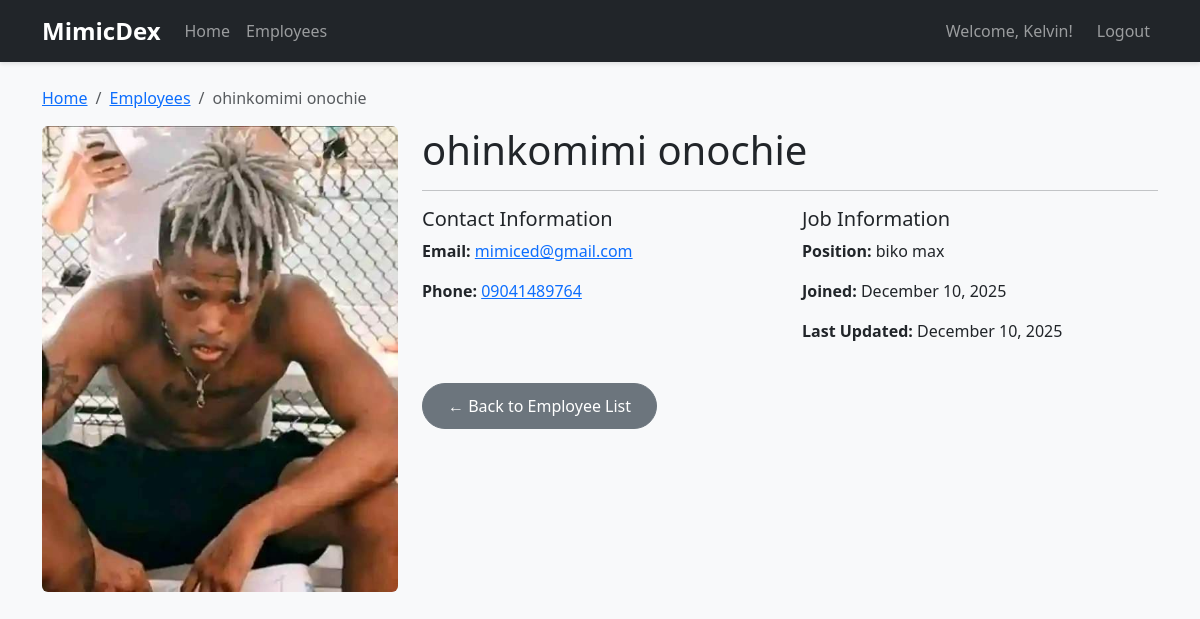
/employees/2/ (signed in), run on the app's committed database.
### employees/models.py (models this page shows, shortened)
class Employee(models.Model):
    first_name = models.CharField(max_length=100)
    last_name = models.CharField(max_length=100)
    photo = models.ImageField(upload_to='images')
    designation = models.CharField(max_length=100)
    email_address =models.EmailField(max_length=100, unique=True)
    Phone_number = models.CharField(max_length=12, blank=True)
    created_at = models.DateTimeField(auto_now_add=True)
    updated_at = models.DateTimeField(auto_now=True)

### employees/views.py (the view)
# urls.py: path('<int:pk>/', views.employee_detail, name='employee_detail'),
@login_required
def employee_detail(request, pk):
    employee = Employee.objects.get(pk=pk)
    return render(request, 'employees/employee_detail.html', {'employee': employee})

### templates/employees/employee_detail.html (shortened to what this page needs)
{% load static %}
<!DOCTYPE html>
<html lang="en">
<head>
    <link href="https://cdn.jsdelivr.net/npm/bootstrap@5.3.8/dist/css/bootstrap.min.css" rel="stylesheet">
    <link rel="stylesheet" href="{% static 'css/style.css' %}">
</head>
<body>
    <nav class="navbar navbar-expand-lg navbar-dark bg-dark">
        <div class="container">
            <a class="navbar-brand" href="{% url 'home' %}">MimicDex</a>
            <div class="navbar-nav me-auto">
                <a class="nav-link" href="{% url 'home' %}">Home</a>
                <a class="nav-link" href="{% url 'employees:employee_list' %}">Employees</a>
            </div>
            <div class="navbar-nav">
                {% if user.is_authenticated %}
                    <span class="navbar-text me-3">Welcome, {{ user.first_name|default:user.username }}!</span>
                    <a class="nav-link" href="{% url 'logout' %}">Logout</a>
                {% else %}
                    <a class="nav-link" href="{% url 'login' %}">Login</a>
                    <a class="nav-link" href="{% url 'signup' %}">Sign Up</a>
                {% endif %}
            </div>
        </div>
    </nav>
    <div class="container mt-4">
        <div class="row">
            <div class="col-12">
                <nav aria-label="breadcrumb">
                    <ol class="breadcrumb">
                        <li class="breadcrumb-item"><a href="{% url 'home' %}">Home</a></li>
                        <li class="breadcrumb-item"><a href="{% url 'employees:employee_list' %}">Employees</a></li>
                        <li class="breadcrumb-item active">{{ employee.first_name }} {{ employee.last_name }}</li>
                    </ol>
                </nav>
            </div>
        </div>
        <div class="row">
            <div class="col-md-4">
                {% if employee.photo %}
                    <img src="{{ employee.photo.url }}" class="img-fluid rounded" alt="{{ employee.first_name }}">
                {% else %}
                    <div class="bg-light rounded d-flex align-items-center justify-content-center" style="height: 300px;">
                        <span class="text-muted">No Photo Available</span>
                    </div>
                {% endif %}
            </div>
            <div class="col-md-8">
                <h1>{{ employee.first_name }} {{ employee.last_name }}</h1>
                <hr>
                <div class="row">
                    <div class="col-sm-6">
                        <h5>Contact Information</h5>
                        <p><strong>Email:</strong> <a href="mailto:{{ employee.email_address }}">{{ employee.email_address }}</a></p>
                        {% if employee.Phone_number %}
                            <p><strong>Phone:</strong> <a href="tel:{{ employee.Phone_number }}">{{ employee.Phone_number }}</a></p>
                        {% endif %}
                    </div>
                    <div class="col-sm-6">
                        <h5>Job Information</h5>
                        <p><strong>Position:</strong> {{ employee.designation }}</p>
                        <p><strong>Joined:</strong> {{ employee.created_at|date:"F d, Y" }}</p>
                        <p><strong>Last Updated:</strong> {{ employee.updated_at|date:"F d, Y" }}</p>
                    </div>
                </div>
                <div class="mt-4">
                    <a href="{% url 'employees:employee_list' %}" class="btn btn-secondary">← Back to Employee List</a>
                </div>
            </div>
        </div>
    </div>
</body>
</html>

### mysite/static/css/style.css (style rules this page uses)
body { font-family: 'Segoe UI', Tahoma, Geneva, Verdana, sans-serif; background-color: #f8f9fa; }
.navbar-brand { font-weight: bold; font-size: 1.5rem; }
.btn { border-radius: 25px; padding: 10px 25px; font-weight: 500; }
.navbar { box-shadow: 0 2px 4px rgba(0,0,0,0.1); }
.breadcrumb { background-color: transparent; padding: 0; }

### data on the page
Employee: first_name "ohinkomimi", last_name "onochie", photo (picture), email_address "mimiced@gmail.com", Phone_number "09041489764", designation "biko max", created_at "December 10, 2025", updated_at "December 10, 2025"

### other printed values
{{ user.first_name|default:user.username }} "Kelvin"
